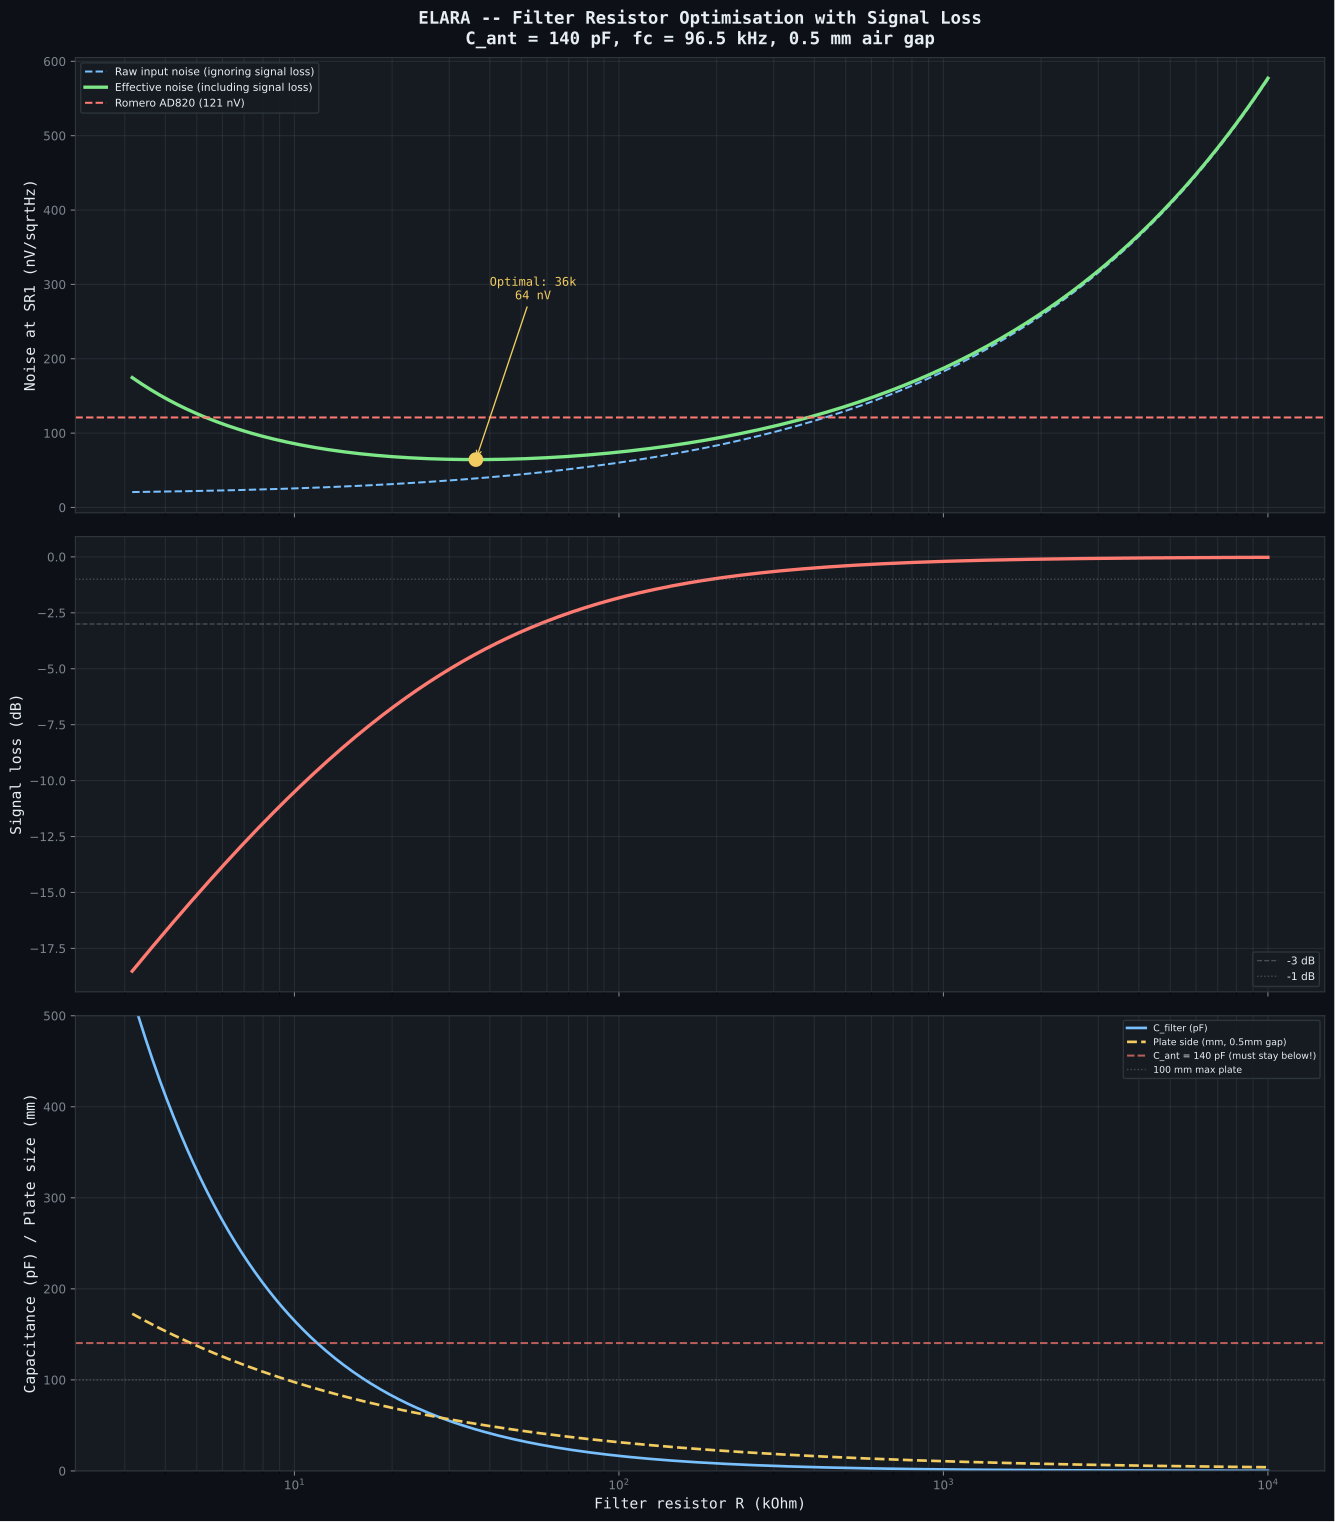

The Python source for this figure:
#!/usr/bin/env python3
"""
ELARA -- Antenna Capacitance Calculator & Signal Loss Tradeoff

Calculates the capacitance of a Marconi T-antenna from physical dimensions,
then evaluates the signal loss from the capacitive voltage divider formed
by the antenna capacitance and the filter capacitors.

CRITICAL CONSTRAINT: C_filter << C_ant, otherwise the filter caps
attenuate the signal before it even reaches the preamp!

    V_preamp = V_antenna * C_ant / (C_ant + C_filter)

Antenna model (NBS/Grover formulas):
    Vertical wire: C = 2*pi*e0*h / ln(2*h/a)
    Top hat wire:  C = 2*pi*e0*L / ln(2*h/a)
    Total:         C = C_vert + C_tophat

Reference: Renato Romero's antenna at vlf.it:
    13 m vertical + 3x24 m top hat = ~350 pF measured

Author: Matej + Claude, March 2026
"""

import numpy as np
import os

try:
    import matplotlib
    matplotlib.use("Agg")
    import matplotlib.pyplot as plt
    HAS_MATPLOTLIB = True
except ImportError:
    HAS_MATPLOTLIB = False

k_B = 1.380649e-23
T = 300.0
EPSILON_0 = 8.854187817e-12

# LMP7721
EN_LMP7721 = 6.5e-9
EN_1F_CORNER = 10.0   # Hz (from LMP7721 datasheet noise plot)
IN_LMP7721 = 0.01e-15
I_PCB = 0.1e-15

# Feedback (ELF bandpass, 40 dB)
R_FB = 100e3
R_GND = 1.0e3
NOISE_GAIN = 1.0 + R_FB / R_GND  # 1 + 100k/1k = 101 (non-inverting noise gain)

# Target filter fc (with R=33k, C=50pF)
FC_TARGET = 1.0 / (2.0 * 3.14159265 * 33e3 * 50e-12)  # ~96.5 kHz

# Air-gap cap
EPSILON_R_AIR = 1.0006


def antenna_capacitance_pf(h_vert_m, l_tophat_m, wire_dia_mm=2.0,
                           n_tophat_wires=1):
    """
    Capacitance of a Marconi T-antenna.

    Args:
        h_vert_m:        vertical wire height (m)
        l_tophat_m:      horizontal top-hat wire length (m)
        wire_dia_mm:     wire diameter (mm)
        n_tophat_wires:  number of parallel top-hat wires
    """
    a = wire_dia_mm * 0.5e-3  # wire radius in meters

    # Vertical wire: C = 2*pi*e0*h / ln(2*h/a)
    c_vert = 2 * np.pi * EPSILON_0 * h_vert_m / np.log(2 * h_vert_m / a)

    # Top hat: each wire at height h
    # C = 2*pi*e0*L / ln(2*h/a)
    c_tophat = (n_tophat_wires * 2 * np.pi * EPSILON_0 * l_tophat_m
                / np.log(2 * h_vert_m / a))

    c_total = c_vert + c_tophat
    return c_total * 1e12  # pF


def transfer_function(freq, c_ant_pf, R_filt, c_filt_pf):
    """
    Full complex transfer function of the 2-stage RC filter
    with capacitive antenna source.

    Circuit:
        V_oc --[C_ant]-- node_a --[R1]-- node1 --[R2]-- node2 --> LMP7721 (inf Z)
                                           |                |
                                          [C1]             [C2]
                                           |                |
                                          GND              GND

    Returns magnitude ratio |V_node2 / V_oc| at each frequency.
    """
    w = 2 * np.pi * freq
    C_a = c_ant_pf * 1e-12
    C_f = c_filt_pf * 1e-12
    R = R_filt

    # Impedances (complex)
    Z_cant = 1.0 / (1j * w * C_a)
    Z_r = R + 0j
    Z_c = 1.0 / (1j * w * C_f)

    # Work backwards from output:
    # Z_load2 = Z_c2 (C2 to ground, LMP7721 is infinite Z)
    Z_load2 = Z_c

    # At node1: Z_c1 in parallel with (R2 + Z_load2)
    Z_branch2 = Z_r + Z_load2
    Z_node1 = (Z_c * Z_branch2) / (Z_c + Z_branch2)

    # Transfer from node_a to node2:
    # V_node1 = V_node_a * Z_node1 / (R1 + Z_node1)
    # V_node2 = V_node1 * Z_load2 / (R2 + Z_load2)
    H_r1 = Z_node1 / (Z_r + Z_node1)
    H_r2 = Z_load2 / (Z_r + Z_load2)

    # Transfer from V_oc to node_a:
    # Z_total_load = R1 + Z_node1
    Z_total_load = Z_r + Z_node1
    H_ant = Z_total_load / (Z_cant + Z_total_load)

    H_total = H_ant * H_r1 * H_r2
    return np.abs(H_total)


def signal_loss_db(c_ant_pf, c_filt_pf, R_filt=None, freq=7.83):
    """
    Signal loss at a given frequency using full complex transfer function.
    If R_filt is None, uses the capacitive divider approximation.
    """
    if c_ant_pf <= 0:
        return -999.0

    if R_filt is not None:
        mag = transfer_function(np.array([freq]), c_ant_pf, R_filt, c_filt_pf)
        return 20 * np.log10(mag[0]) if mag[0] > 0 else -999.0
    else:
        # Low-frequency approximation: C_ant / (C_ant + 2*C_filt)
        ratio = c_ant_pf / (c_ant_pf + 2 * c_filt_pf)
        return 20 * np.log10(ratio)


def thermal_noise(R):
    return np.sqrt(4.0 * k_B * T * R)


def en_1f(freq):
    return EN_LMP7721 * np.sqrt(1.0 + EN_1F_CORNER / freq)


def total_noise_at_freq(R_filt, freq, c_ant_pf):
    """Total input-referred noise including signal loss."""
    Z = 1.0 / (2.0 * np.pi * freq * c_ant_pf * 1e-12)
    en_v = en_1f(freq)
    en_i = IN_LMP7721 * Z
    en_pcb = I_PCB * Z
    en_r = thermal_noise(R_filt)
    en_rfb = thermal_noise(R_FB)
    en_gnd = thermal_noise(R_GND)
    # Rf thermal noise referred to input through the noise gain (matches
    # filter_resistor_tradeoff.py so both give 64.6 nV at antenna for R=33k)
    return np.sqrt(en_v**2 + en_i**2 + en_pcb**2 + 2 * en_r**2
                   + (en_rfb / NOISE_GAIN)**2 + en_gnd**2)


def effective_noise(R_filt, freq, c_ant_pf):
    """
    Effective noise: input-referred noise divided by signal transfer ratio.
    This is the noise referred to the ANTENNA terminal, accounting for
    signal loss through the capacitive divider.
    """
    c_filt_pf = 1.0 / (2.0 * np.pi * R_filt * FC_TARGET) * 1e12
    mag = transfer_function(np.array([freq]), c_ant_pf, R_filt, c_filt_pf)
    noise = total_noise_at_freq(R_filt, freq, c_ant_pf)
    return noise / mag[0] if mag[0] > 0 else float("inf")


def air_gap_plate_mm(c_pf, gap_mm=0.5):
    c_f = c_pf * 1e-12
    d = gap_mm * 1e-3
    side = np.sqrt(c_f * d / (EPSILON_0 * EPSILON_R_AIR))
    return side * 1e3 + 1.0  # + 2*0.5mm pullback


def print_analysis():
    print("=" * 110)
    print("ELARA -- Antenna Capacitance & Signal Loss Tradeoff")
    print("=" * 110)

    # Antenna capacitance calculations
    antennas = [
        ("ELARA design (10m vert, 15m top, 1 wire)", 10, 15, 2.0, 1),
        ("Romero-style (13m vert, 24m top, 3 wires)", 13, 24, 2.0, 3),
        ("Small (5m vert, 10m top, 1 wire)", 5, 10, 2.0, 1),
        ("Minimal (3m vert, 5m top, 1 wire)", 3, 5, 2.0, 1),
    ]

    print(f"\nANTENNA CAPACITANCE FROM DIMENSIONS:")
    print(f"{'Antenna':<50} {'C_vert':>8} {'C_top':>8} {'C_total':>8}")
    print("-" * 80)

    for desc, h, l, d, n in antennas:
        c_v = antenna_capacitance_pf(h, 0, d, 0)
        c_t = antenna_capacitance_pf(h, l, d, n) - c_v
        c_total = c_v + c_t
        print(f"{desc:<50} {c_v:>6.0f}pF {c_t:>6.0f}pF {c_total:>6.0f}pF")

    print(f"\n  Romero measured: ~350 pF (13m vert + 3x24m top hat)")
    print(f"  Our formula gives: {antenna_capacitance_pf(13, 24, 2.0, 3):.0f} pF")
    print(f"  Discrepancy is expected -- formula assumes ideal ground plane")

    # ELARA antenna capacitance
    c_ant = antenna_capacitance_pf(10, 15, 2.0, 1)
    print(f"\n  ELARA antenna: {c_ant:.0f} pF (calculated)")
    print(f"  Using {c_ant:.0f} pF for all further calculations")

    # Signal loss tradeoff
    print(f"\n{'=' * 110}")
    print(f"SIGNAL LOSS + NOISE TRADEOFF (C_ant = {c_ant:.0f} pF)")
    print(f"{'=' * 110}")

    R_values = [10e3, 22e3, 47e3, 100e3, 220e3, 470e3, 1e6]

    # Baseline for the 'vs 1M' column (computed before the table loop)
    eff_1m = effective_noise(1e6, 7.83, c_ant) * 1e9

    print(f"\n{'R_filt':>8} {'C_filt':>8} {'Plate':>8} {'Sig loss':>10} "
          f"{'Noise@SR1':>12} {'Eff noise':>12} {'vs 1M':>8} {'Verdict':>15}")
    print("-" * 110)

    results = []
    for R in R_values:
        C = 1.0 / (2.0 * np.pi * R * FC_TARGET)
        c_pf = C * 1e12
        plate = air_gap_plate_mm(c_pf, 0.5)
        loss = signal_loss_db(c_ant, c_pf, R, 7.83)
        noise = total_noise_at_freq(R, 7.83, c_ant) * 1e9
        eff = effective_noise(R, 7.83, c_ant) * 1e9

        results.append((R, c_pf, plate, loss, noise, eff))

        if R >= 1e6:
            r_str = f"{R/1e6:.0f}M"
        else:
            r_str = f"{R/1e3:.0f}k"

        # Verdict
        if abs(loss) > 6:
            verdict = "TOO MUCH LOSS"
        elif abs(loss) > 3:
            verdict = "significant"
        elif abs(loss) > 1:
            verdict = "acceptable"
        else:
            verdict = "excellent"

        print(f"{r_str:>8} {c_pf:>6.0f}pF {plate:>6.0f}mm {loss:>8.1f} dB "
              f"{noise:>10.1f} nV {eff:>10.1f} nV "
              f"{eff_1m/eff:>6.1f}x {verdict:>15}")

    # Recalculate vs column relative to 1M baseline
    eff_1m = [r for r in results if r[0] == 1e6][0][5]
    print(f"\n  Relative to R=1M baseline ({eff_1m:.1f} nV effective noise at SR1):")
    for R, c_pf, plate, loss, noise, eff in results:
        r_str = f"{R/1e3:.0f}k" if R < 1e6 else f"{R/1e6:.0f}M"
        improvement = eff_1m / eff
        better = "BETTER" if improvement > 1 else "WORSE"
        print(f"    R={r_str:<6}: eff noise = {eff:.1f} nV -> {improvement:.2f}x {better}")

    # Optimal point
    print(f"\n{'=' * 110}")
    print("FINDING THE OPTIMAL R")
    print(f"{'=' * 110}")

    R_sweep = np.logspace(3.5, 7, 1000)
    eff_sweep = np.array([effective_noise(R, 7.83, c_ant) * 1e9 for R in R_sweep])
    optimal_idx = np.argmin(eff_sweep)
    R_opt = R_sweep[optimal_idx]
    C_opt = 1.0 / (2.0 * np.pi * R_opt * FC_TARGET) * 1e12

    print(f"\n  Optimal R = {R_opt/1e3:.1f} kOhm")
    print(f"  Required C = {C_opt:.0f} pF")
    print(f"  Plate size (0.5mm gap) = {air_gap_plate_mm(C_opt, 0.5):.0f} mm")
    print(f"  Signal loss = {signal_loss_db(c_ant, C_opt, R_opt, 7.83):.1f} dB")
    print(f"  Input noise = {total_noise_at_freq(R_opt, 7.83, c_ant)*1e9:.1f} nV/sqrtHz")
    print(f"  Effective noise = {eff_sweep[optimal_idx]:.1f} nV/sqrtHz")

    # Nearest standard values
    standard_R = [10e3, 22e3, 33e3, 47e3, 68e3, 100e3]
    print(f"\n  Nearest standard E24 values:")
    for R in standard_R:
        C = 1.0 / (2.0 * np.pi * R * FC_TARGET) * 1e12
        eff = effective_noise(R, 7.83, c_ant) * 1e9
        loss = signal_loss_db(c_ant, C, R, 7.83)
        plate = air_gap_plate_mm(C, 0.5)
        r_str = f"{R/1e3:.0f}k"
        print(f"    R={r_str:<6} C={C:.0f}pF  plate={plate:.0f}mm  "
              f"loss={loss:.1f}dB  eff_noise={eff:.1f}nV")

    # Romero comparison at optimal
    Z_sr1 = 1.0 / (2.0 * np.pi * 7.83 * c_ant * 1e-12)
    romero = np.sqrt((16e-9 * np.sqrt(1 + 30/7.83))**2
                     + (0.8e-15 * Z_sr1)**2) * 1e9
    R_best = 33e3  # optimised for noise vs AM rejection
    eff_best = effective_noise(R_best, 7.83, c_ant) * 1e9
    print(f"\n  Romero AD820 noise at SR1: {romero:.1f} nV/sqrtHz")
    print(f"  ELARA with R=33k: {eff_best:.1f} nV/sqrtHz")
    print(f"  Improvement: {romero/eff_best:.1f}x voltage, "
          f"{(romero/eff_best)**2:.1f}x power")


def plot_tradeoff():
    if not HAS_MATPLOTLIB:
        return

    BG = "#0d1117"
    TEXT = "#e6edf3"
    SUBTLE = "#7d8590"
    PANEL = "#161b22"
    BORDER = "#30363d"

    c_ant = antenna_capacitance_pf(10, 15, 2.0, 1)
    R_sweep = np.logspace(3.5, 7, 500)

    noise_raw = np.array([total_noise_at_freq(R, 7.83, c_ant) * 1e9
                          for R in R_sweep])
    noise_eff = np.array([effective_noise(R, 7.83, c_ant) * 1e9
                          for R in R_sweep])
    c_filt = np.array([1.0 / (2 * np.pi * R * FC_TARGET) * 1e12
                       for R in R_sweep])
    sig_loss = np.array([signal_loss_db(c_ant, c, R, 7.83)
                         for R, c in zip(R_sweep, c_filt)])
    plate_mm = np.array([air_gap_plate_mm(c, 0.5) for c in c_filt])

    # Romero reference
    Z_sr1 = 1.0 / (2 * np.pi * 7.83 * c_ant * 1e-12)
    romero = np.sqrt((16e-9 * np.sqrt(1 + 30/7.83))**2
                     + (0.8e-15 * Z_sr1)**2) * 1e9

    fig, (ax1, ax2, ax3) = plt.subplots(3, 1, figsize=(14, 16), sharex=True)
    fig.patch.set_facecolor(BG)

    for ax in (ax1, ax2, ax3):
        ax.set_facecolor(PANEL)
        ax.tick_params(colors=SUBTLE, labelsize=9)
        ax.grid(True, which="both", alpha=0.15, color=SUBTLE)
        for spine in ax.spines.values():
            spine.set_color(BORDER)

    # Plot 1: Effective noise (the one that matters!)
    ax1.semilogx(R_sweep / 1e3, noise_raw, color="#79c0ff", linewidth=1.5,
                 linestyle="--", label="Raw input noise (ignoring signal loss)")
    ax1.semilogx(R_sweep / 1e3, noise_eff, color="#7ee787", linewidth=2.5,
                 label="Effective noise (including signal loss)")
    ax1.axhline(romero, color="#ff7b72", linewidth=1.5, linestyle="--",
                label=f"Romero AD820 ({romero:.0f} nV)")

    opt_idx = np.argmin(noise_eff)
    ax1.plot(R_sweep[opt_idx] / 1e3, noise_eff[opt_idx], 'o',
             color="#f2cc60", markersize=10, zorder=5)
    ax1.annotate(f"Optimal: {R_sweep[opt_idx]/1e3:.0f}k\n{noise_eff[opt_idx]:.0f} nV",
                 xy=(R_sweep[opt_idx] / 1e3, noise_eff[opt_idx]),
                 xytext=(R_sweep[opt_idx] / 1e3 * 1.5, 280),
                 ha="center", fontsize=9, color="#f2cc60", fontfamily="monospace",
                 arrowprops=dict(arrowstyle="->", color="#f2cc60"))

    ax1.set_ylabel("Noise at SR1 (nV/sqrtHz)", fontsize=11, color=TEXT,
                   fontfamily="monospace")
    ax1.set_title(f"ELARA -- Filter Resistor Optimisation with Signal Loss\n"
                  f"C_ant = {c_ant:.0f} pF, fc = {FC_TARGET/1e3:.1f} kHz, 0.5 mm air gap",
                  fontsize=13, fontweight="bold", color=TEXT,
                  fontfamily="monospace", pad=10)
    ax1.legend(loc="upper left", fontsize=8, facecolor=PANEL,
               edgecolor=BORDER, labelcolor=TEXT).get_frame().set_alpha(0.9)

    # Plot 2: Signal loss
    ax2.semilogx(R_sweep / 1e3, sig_loss, color="#ff7b72", linewidth=2.5)
    ax2.axhline(-3, color=SUBTLE, linewidth=1, linestyle="--", alpha=0.5,
                label="-3 dB")
    ax2.axhline(-1, color=SUBTLE, linewidth=1, linestyle=":", alpha=0.5,
                label="-1 dB")
    ax2.set_ylabel("Signal loss (dB)", fontsize=11, color=TEXT,
                   fontfamily="monospace")
    ax2.legend(loc="lower right", fontsize=8, facecolor=PANEL,
               edgecolor=BORDER, labelcolor=TEXT).get_frame().set_alpha(0.9)

    # Plot 3: Cap value and plate size
    ax3.semilogx(R_sweep / 1e3, c_filt, color="#79c0ff", linewidth=2,
                 label="C_filter (pF)")
    ax3.semilogx(R_sweep / 1e3, plate_mm, color="#f2cc60", linewidth=2,
                 linestyle="--", label="Plate side (mm, 0.5mm gap)")
    ax3.axhline(c_ant, color="#ff7b72", linewidth=1.5, linestyle="--",
                alpha=0.7, label=f"C_ant = {c_ant:.0f} pF (must stay below!)")
    ax3.axhline(100, color=SUBTLE, linewidth=1, linestyle=":", alpha=0.5,
                label="100 mm max plate")

    ax3.set_xlabel("Filter resistor R (kOhm)", fontsize=11, color=TEXT,
                   fontfamily="monospace")
    ax3.set_ylabel("Capacitance (pF) / Plate size (mm)", fontsize=11, color=TEXT,
                   fontfamily="monospace")
    ax3.legend(loc="upper right", fontsize=7, facecolor=PANEL,
               edgecolor=BORDER, labelcolor=TEXT).get_frame().set_alpha(0.9)
    ax3.set_ylim(0, 500)

    plt.tight_layout()
    out_path = os.path.join(os.path.dirname(os.path.abspath(__file__)),
                            "antenna_capacitance.svg")
    fig.savefig(out_path, facecolor=fig.get_facecolor(), bbox_inches="tight")
    plt.close(fig)
    print(f"\nPlot saved: {out_path}")


if __name__ == "__main__":
    print_analysis()
    plot_tradeoff()
